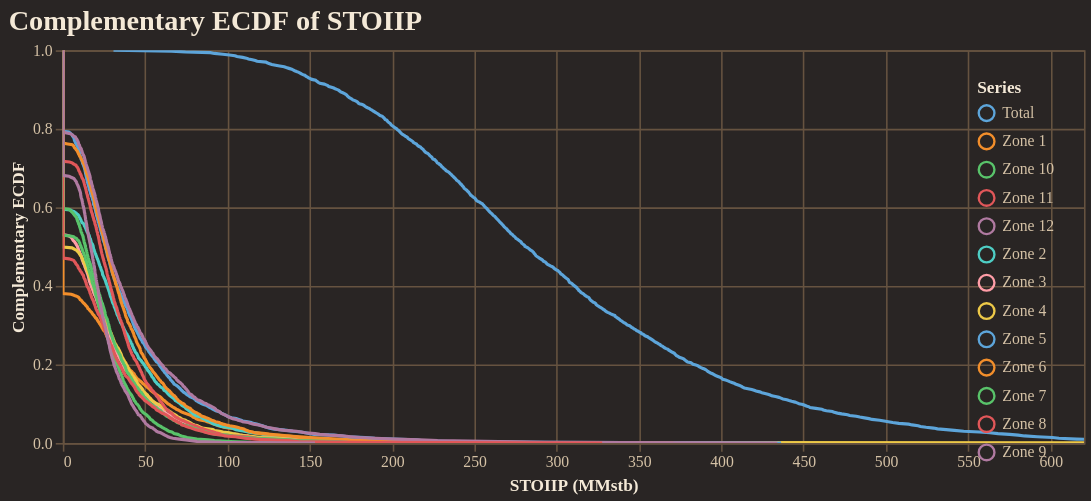

Source (notebook cell):
### Code cell
fig = reporter.plotter.prospect_volumetric_ecdf_plot(
    figsize=(650, 250),
    backend=PLOTTING_BACKEND
)
fig.show()

### Figure 1 — Vega-Lite specification as saved in the notebook (floating-point values rounded to 4 significant figures; data arrays with more than 128 entries replaced by an {"elided": "..."} marker saying what was removed)
{"config": {"background": "#292524", "view": {"fill": "#292524", "stroke": "#665340"}, "title": {"color": "#f4e9d7", "font": "Merriweather", "fontSize": 18, "fontWeight": 600, "subtitleColor": "#d5c2a6", "anchor": "start"}, "axis": {"domainColor": "#665340", "gridColor": "#665340", "tickColor": "#665340", "labelColor": "#d5c2a6", "titleColor": "#f4e9d7", "labelFont": "Merriweather", "titleFont": "Merriweather"}, "legend": {"titleColor": "#f4e9d7", "labelColor": "#d5c2a6", "labelFont": "Merriweather", "titleFont": "Merriweather", "orient": "top-right", "symbolType": "circle"}, "header": {"labelColor": "#d5c2a6", "titleColor": "#f4e9d7", "labelFont": "Merriweather", "titleFont": "Merriweather"}, "mark": {"color": "#c78d3b"}, "line": {"color": "#c78d3b"}, "bar": {"color": "#c78d3b"}, "point": {"color": "#ddb06d"}, "area": {"color": "#c78d3b", "opacity": 0.35}, "text": {"color": "#f4e9d7", "font": "Merriweather"}, "range": {"category": ["#5DA5DA", "#F28E2B", "#59C36A", "#E15759", "#B07AA1", "#4ECDC4", "#FF9DA7", "#EDC948"]}}, "layer": [{"mark": {"type": "line", "clip": true, "strokeWidth": 2}, "encoding": {"color": {"field": "series", "title": "Series", "type": "nominal"}, "tooltip": [{"field": "series", "title": "Series", "type": "nominal"}, {"field": "stoiip_mmstb", "format": ",.2f", "title": "STOIIP (MMstb)", "type": "quantitative"}, {"field": "exceedance_probability", "format": ".3f", "title": "Exceedance", "type": "quantitative"}], "x": {"field": "stoiip_mmstb", "title": "STOIIP (MMstb)", "type": "quantitative"}, "y": {"field": "exceedance_probability", "scale": {"domain": [0, 1]}, "title": "Complementary ECDF", "type": "quantitative"}}}], "data": {"name": "data-2e84595ca7b3ba6ac055319bcd1106a8"}, "encoding": {"x": {"field": "stoiip_mmstb", "scale": {"domain": [0, 620.4]}, "type": "quantitative"}}, "height": 250, "title": "Complementary ECDF of STOIIP", "width": 650, "$schema": "https://vega.github.io/schema/vega-lite/v5.20.1.json", "datasets": {"data-2e84595ca7b3ba6ac055319bcd1106a8": {"elided": "6500 records"}}}
